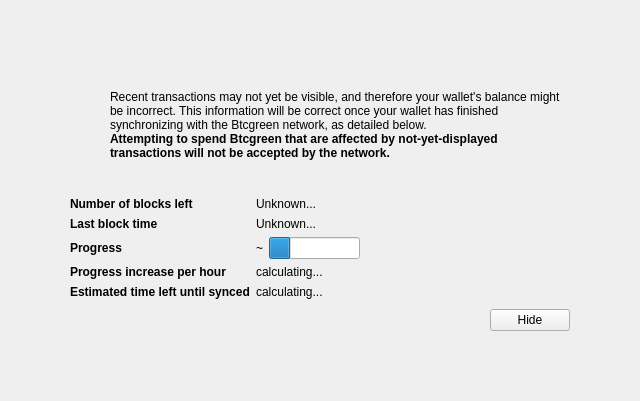
<?xml version="1.0" encoding="UTF-8"?>
<ui version="4.0">
 <class>ModalOverlay</class>
 <widget class="ModalOverlay" name="ModalOverlay">
  <property name="geometry">
   <rect>
    <x>0</x>
    <y>0</y>
    <width>640</width>
    <height>401</height>
   </rect>
  </property>
  <property name="windowTitle">
   <string>Form</string>
  </property>
  <layout class="QVBoxLayout" name="verticalLayout" stretch="0">
   <property name="sizeConstraint">
    <enum>QLayout::SetDefaultConstraint</enum>
   </property>
   <property name="leftMargin">
    <number>0</number>
   </property>
   <property name="topMargin">
    <number>0</number>
   </property>
   <property name="rightMargin">
    <number>0</number>
   </property>
   <property name="bottomMargin">
    <number>0</number>
   </property>
   <item>
    <widget class="QWidget" name="bgWidget" native="true">
     <property name="styleSheet">
      <string notr="true"/>
     </property>
     <layout class="QVBoxLayout" name="verticalLayoutMain" stretch="0">
      <property name="leftMargin">
       <number>60</number>
      </property>
      <property name="topMargin">
       <number>60</number>
      </property>
      <property name="rightMargin">
       <number>60</number>
      </property>
      <property name="bottomMargin">
       <number>60</number>
      </property>
      <item>
       <widget class="QWidget" name="contentWidget" native="true">
        <property name="styleSheet">
         <string notr="true"/>
        </property>
        <layout class="QVBoxLayout" name="verticalLayoutSub" stretch="1,0,0,0,0">
         <property name="spacing">
          <number>0</number>
         </property>
         <property name="leftMargin">
          <number>10</number>
         </property>
         <property name="topMargin">
          <number>10</number>
         </property>
         <property name="rightMargin">
          <number>10</number>
         </property>
         <property name="bottomMargin">
          <number>10</number>
         </property>
         <item>
          <layout class="QHBoxLayout" name="horizontalLayoutIconText" stretch="0,1">
           <property name="topMargin">
            <number>20</number>
           </property>
           <item>
            <layout class="QVBoxLayout" name="verticalLayoutIcon">
             <property name="leftMargin">
              <number>0</number>
             </property>
             <item>
              <widget class="QPushButton" name="warningIcon">
               <property name="enabled">
                <bool>false</bool>
               </property>
               <property name="text">
                <string/>
               </property>
               <property name="icon">
                <iconset>
                 <normaloff>:/icons/warning</normaloff>
                 <disabledoff>:/icons/warning</disabledoff>:/icons/warning</iconset>
               </property>
               <property name="iconSize">
                <size>
                 <width>48</width>
                 <height>48</height>
                </size>
               </property>
               <property name="flat">
                <bool>true</bool>
               </property>
              </widget>
             </item>
             <item>
              <spacer name="verticalSpacerWarningIcon">
               <property name="orientation">
                <enum>Qt::Vertical</enum>
               </property>
               <property name="sizeHint" stdset="0">
                <size>
                 <width>20</width>
                 <height>40</height>
                </size>
               </property>
              </spacer>
             </item>
            </layout>
           </item>
           <item>
            <layout class="QVBoxLayout" name="verticalLayoutInfoText">
             <property name="leftMargin">
              <number>0</number>
             </property>
             <property name="topMargin">
              <number>0</number>
             </property>
             <item>
              <widget class="QLabel" name="infoText">
               <property name="text">
                <string>Recent transactions may not yet be visible, and therefore your wallet's balance might be incorrect. This information will be correct once your wallet has finished synchronizing with the Btcgreen network, as detailed below.</string>
               </property>
               <property name="textFormat">
                <enum>Qt::RichText</enum>
               </property>
               <property name="wordWrap">
                <bool>true</bool>
               </property>
              </widget>
             </item>
             <item>
              <widget class="QLabel" name="infoTextStrong">
               <property name="font">
                <font>
                 <weight>75</weight>
                 <bold>true</bold>
                </font>
               </property>
               <property name="text">
                <string>Attempting to spend Btcgreen that are affected by not-yet-displayed transactions will not be accepted by the network.</string>
               </property>
               <property name="textFormat">
                <enum>Qt::RichText</enum>
               </property>
               <property name="wordWrap">
                <bool>true</bool>
               </property>
              </widget>
             </item>
             <item>
              <spacer name="verticalSpacerInTextSpace">
               <property name="orientation">
                <enum>Qt::Vertical</enum>
               </property>
               <property name="sizeHint" stdset="0">
                <size>
                 <width>20</width>
                 <height>40</height>
                </size>
               </property>
              </spacer>
             </item>
            </layout>
           </item>
          </layout>
         </item>
         <item>
          <spacer name="verticalSpacerAfterText">
           <property name="orientation">
            <enum>Qt::Vertical</enum>
           </property>
           <property name="sizeHint" stdset="0">
            <size>
             <width>20</width>
             <height>40</height>
            </size>
           </property>
          </spacer>
         </item>
         <item>
          <layout class="QFormLayout" name="formLayout">
           <property name="fieldGrowthPolicy">
            <enum>QFormLayout::FieldsStayAtSizeHint</enum>
           </property>
           <property name="horizontalSpacing">
            <number>6</number>
           </property>
           <property name="verticalSpacing">
            <number>6</number>
           </property>
           <property name="topMargin">
            <number>10</number>
           </property>
           <item row="0" column="0">
            <widget class="QLabel" name="labelNumberOfBlocksLeft">
             <property name="font">
              <font>
               <weight>75</weight>
               <bold>true</bold>
              </font>
             </property>
             <property name="text">
              <string>Number of blocks left</string>
             </property>
            </widget>
           </item>
           <item row="0" column="1">
            <widget class="QLabel" name="numberOfBlocksLeft">
             <property name="text">
              <string>Unknown...</string>
             </property>
            </widget>
           </item>
           <item row="1" column="0">
            <widget class="QLabel" name="labelLastBlockTime">
             <property name="font">
              <font>
               <weight>75</weight>
               <bold>true</bold>
              </font>
             </property>
             <property name="text">
              <string>Last block time</string>
             </property>
            </widget>
           </item>
           <item row="1" column="1">
            <widget class="QLabel" name="newestBlockDate">
             <property name="sizePolicy">
              <sizepolicy hsizetype="Maximum" vsizetype="Preferred">
               <horstretch>0</horstretch>
               <verstretch>0</verstretch>
              </sizepolicy>
             </property>
             <property name="text">
              <string>Unknown...</string>
             </property>
            </widget>
           </item>
           <item row="2" column="0">
            <widget class="QLabel" name="labelSyncDone">
             <property name="font">
              <font>
               <weight>75</weight>
               <bold>true</bold>
              </font>
             </property>
             <property name="text">
              <string>Progress</string>
             </property>
            </widget>
           </item>
           <item row="2" column="1">
            <layout class="QHBoxLayout" name="horizontalLayoutSync" stretch="0,1">
             <item>
              <widget class="QLabel" name="percentageProgress">
               <property name="text">
                <string notr="true">~</string>
               </property>
              </widget>
             </item>
             <item>
              <widget class="QProgressBar" name="progressBar">
               <property name="value">
                <number>24</number>
               </property>
               <property name="format">
                <string/>
               </property>
              </widget>
             </item>
            </layout>
           </item>
           <item row="4" column="0">
            <widget class="QLabel" name="labelProgressIncrease">
             <property name="font">
              <font>
               <weight>75</weight>
               <bold>true</bold>
              </font>
             </property>
             <property name="text">
              <string>Progress increase per hour</string>
             </property>
            </widget>
           </item>
           <item row="4" column="1">
            <widget class="QLabel" name="progressIncreasePerH">
             <property name="text">
              <string>calculating...</string>
             </property>
            </widget>
           </item>
           <item row="5" column="0">
            <widget class="QLabel" name="labelEstimatedTimeLeft">
             <property name="font">
              <font>
               <weight>75</weight>
               <bold>true</bold>
              </font>
             </property>
             <property name="text">
              <string>Estimated time left until synced</string>
             </property>
            </widget>
           </item>
           <item row="5" column="1">
            <widget class="QLabel" name="expectedTimeLeft">
             <property name="text">
              <string>calculating...</string>
             </property>
            </widget>
           </item>
          </layout>
         </item>
         <item>
          <layout class="QHBoxLayout" name="horizontalLayoutButtons">
           <property name="leftMargin">
            <number>10</number>
           </property>
           <property name="topMargin">
            <number>10</number>
           </property>
           <item>
            <spacer name="horizontalSpacer">
             <property name="orientation">
              <enum>Qt::Horizontal</enum>
             </property>
             <property name="sizeHint" stdset="0">
              <size>
               <width>40</width>
               <height>20</height>
              </size>
             </property>
            </spacer>
           </item>
           <item>
            <widget class="QPushButton" name="closeButton">
             <property name="text">
              <string>Hide</string>
             </property>
            </widget>
           </item>
          </layout>
         </item>
         <item>
          <layout class="QVBoxLayout" name="verticalLayout_2">
           <item>
            <spacer name="verticalSpacer">
             <property name="orientation">
              <enum>Qt::Vertical</enum>
             </property>
             <property name="sizeHint" stdset="0">
              <size>
               <width>20</width>
               <height>40</height>
              </size>
             </property>
            </spacer>
           </item>
          </layout>
         </item>
        </layout>
       </widget>
      </item>
     </layout>
    </widget>
   </item>
  </layout>
 </widget>
 <customwidgets>
  <customwidget>
   <class>ModalOverlay</class>
   <extends>QWidget</extends>
   <header>modaloverlay.h</header>
   <container>1</container>
  </customwidget>
 </customwidgets>
 <resources/>
 <connections/>
</ui>
